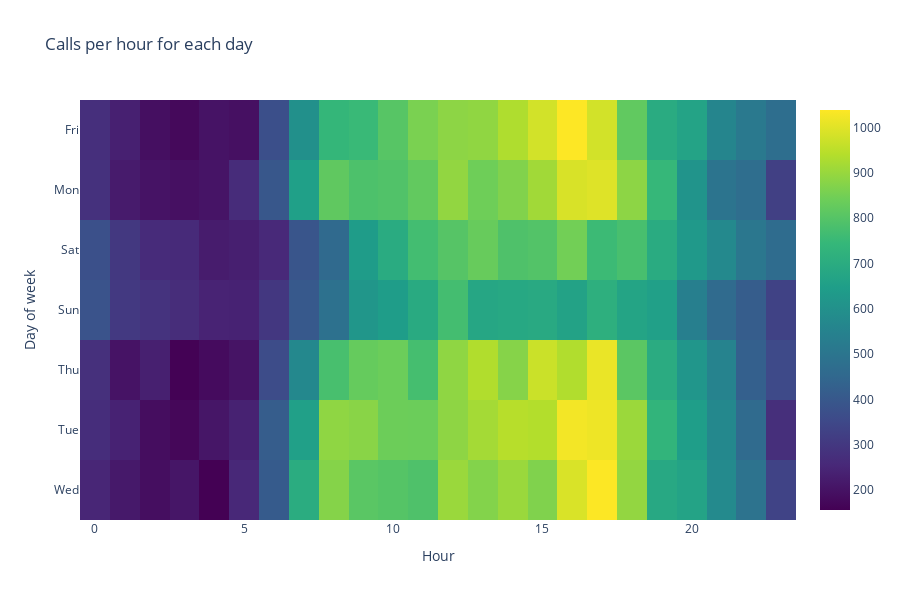

The notebook cell saved with this chart:
### Code cell
fig = px.imshow(df2,title='Calls per hour for each day',color_continuous_scale='viridis', height=600, aspect='equal')
fig

### Figure 1 — Plotly figure (JSON) as saved in the notebook; plotly's stock layout.template omitted (floating-point values rounded to 4 significant figures; data arrays with more than 128 entries replaced by an {"elided": "..."} marker saying what was removed)
{"data": [{"coloraxis": "coloraxis", "hovertemplate": "Hour: %{x}<br>Day of week: %{y}<br>color: %{z}<extra></extra>", "name": "0", "type": "heatmap", "x": [0, 1, 2, 3, 4, 5, 6, 7, 8, 9, 10, 11, 12, 13, 14, 15, 16, 17, 18, 19, 20, 21, 22, 23], "xaxis": "x", "y": ["Fri", "Mon", "Sat", "Sun", "Thu", "Tue", "Wed"], "yaxis": "y", "z": {"elided": "7x24 int values"}}], "layout": {"coloraxis": {"colorscale": [[0, "#440154"], [0.1111, "#482878"], [0.2222, "#3e4989"], [0.3333, "#31688e"], [0.4444, "#26828e"], [0.5556, "#1f9e89"], [0.6667, "#35b779"], [0.7778, "#6ece58"], [0.8889, "#b5de2b"], [1, "#fde725"]]}, "height": 600, "title": {"text": "Calls per hour for each day"}, "xaxis": {"anchor": "y", "constrain": "domain", "domain": [0, 1], "scaleanchor": "y", "title": {"text": "Hour"}}, "yaxis": {"anchor": "x", "autorange": "reversed", "constrain": "domain", "domain": [0, 1], "title": {"text": "Day of week"}}}}
